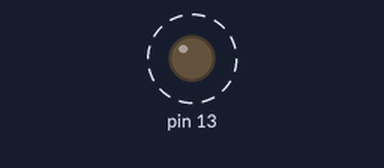
A sketch run on a simulated Arduino Uno, built with avr-gcc and run on an emulated ATmega328P. Shown: output pins drawn as LEDs (lit = HIGH). Dashed ring = blinking. What the sketch prints to the serial monitor is not drawn.

Above: at 0.2 s.
Timing chart, 0 to 3.0 s (numbered marks = the images above):
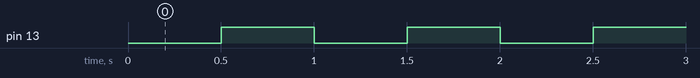

The sketch:

car-bot.ino
```cpp
void setup() {
  // put your setup code here, to run once:
Serial.begin(9600);

DDRB = 0x20;
}

void loop() {
  // put your main code here, to run repeatedly:
long x = millis();
delay(500);
PORTB = PORTB ^ 0x20;
//Serial.println(TCNT0);
//Serial.println(PORTB, BIN);
//Serial.println(PORTB);
Serial.println("split time");
Serial.println(millis() - x);
Serial.println("-------");
}
```

Measured:
- by itself, pin 13: alternates HIGH for 0.50 s and LOW for 0.50 s
